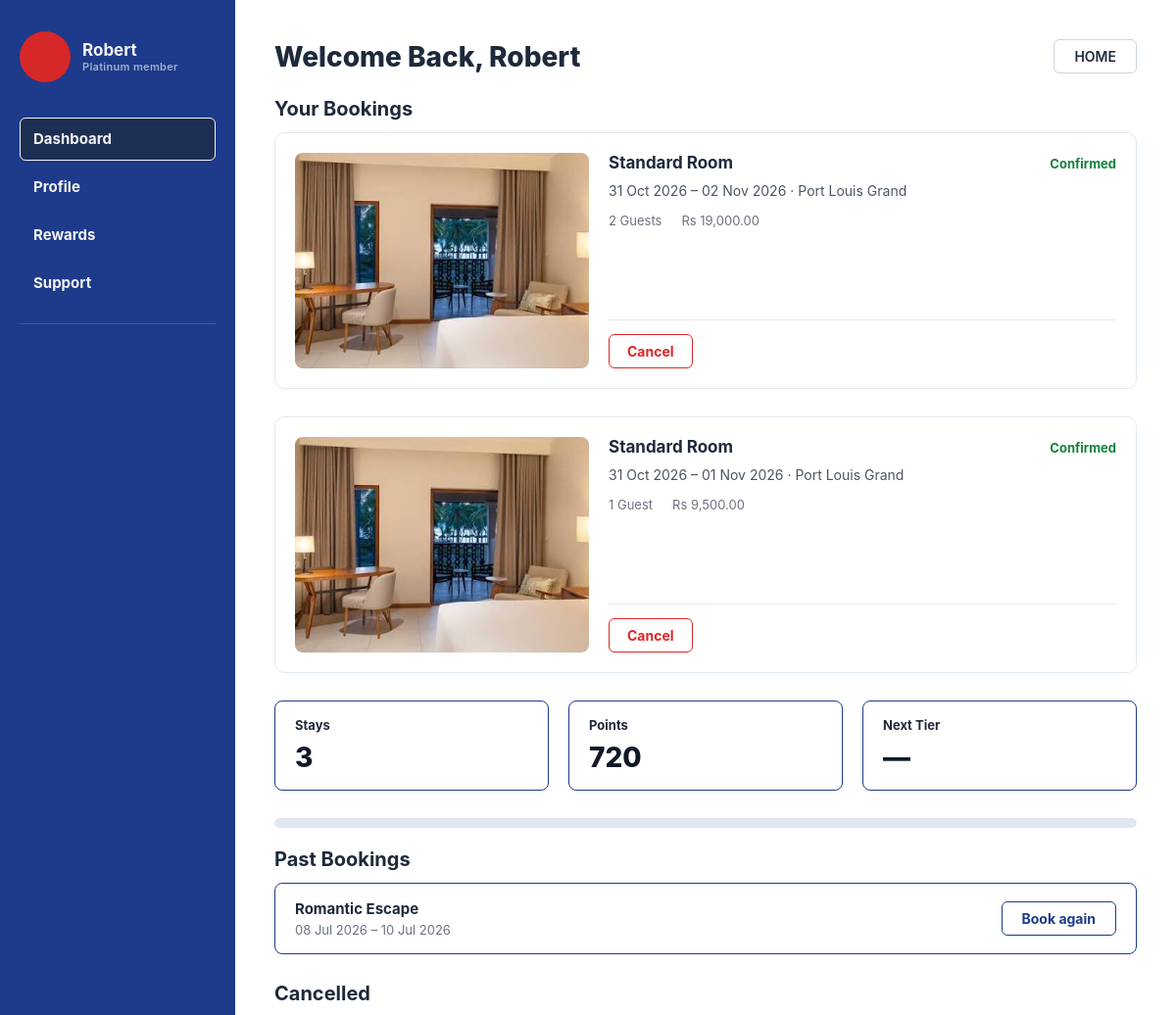
The app's page /customer-dashboard/ (upper part), older data.
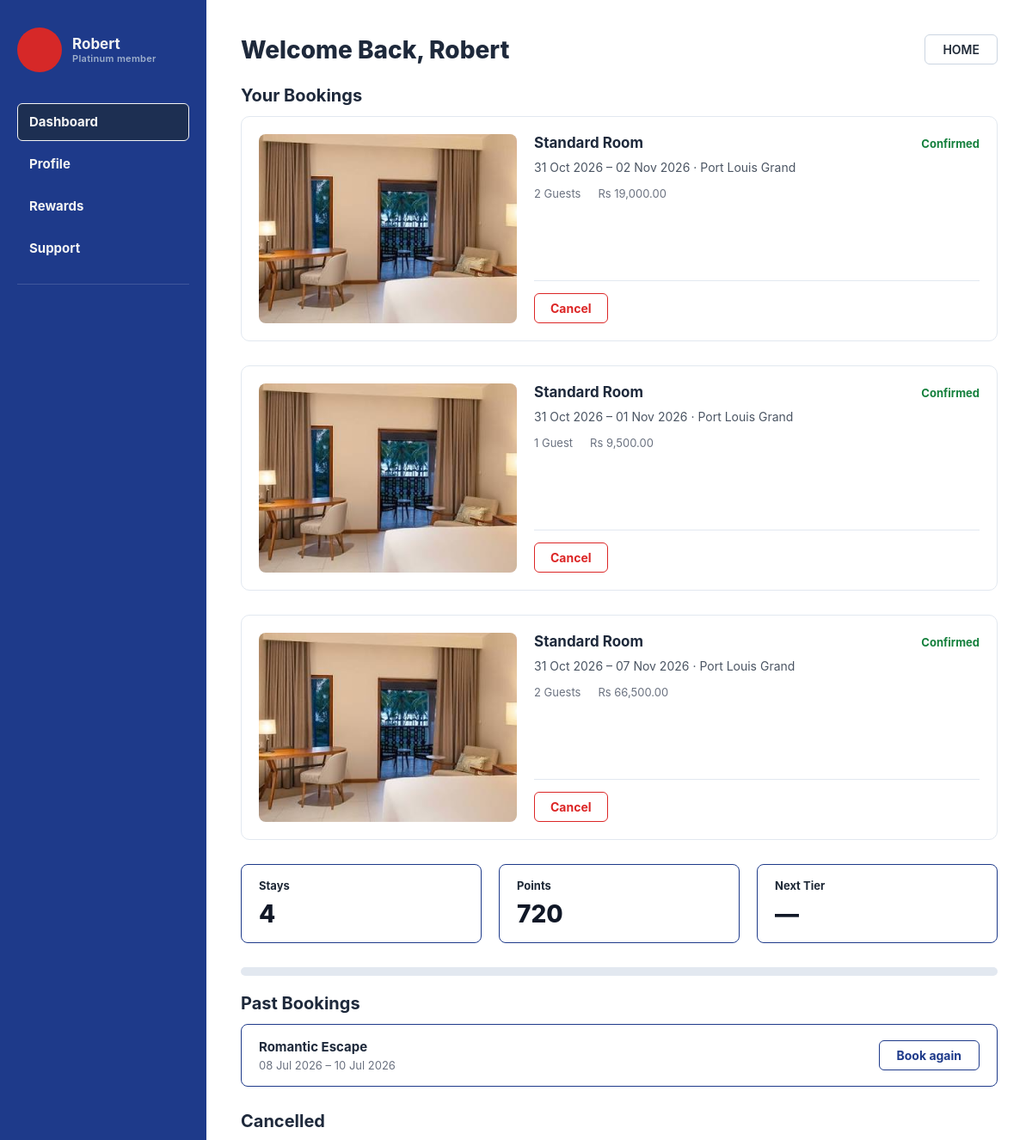
The same page, newer data.
### StarHotel/hotel/models.py (models this page shows, shortened)
class Booking(models.Model):
    TYPE_CHOICES = [
        ('stay', 'Stay'),
        ('event', 'Event'),
        ('activity', 'Activity'),
    ]
    booking_type = models.CharField(max_length=10, choices=TYPE_CHOICES, default='stay')   # <-- NEW
    bk_id = models.AutoField(primary_key=True)
    no_of_guests = models.PositiveIntegerField()
    check_in = models.DateField()
    check_out = models.DateField()
    bk_date = models.DateField(auto_now_add=True)
    bk_status = models.CharField(max_length=20, default='pending')
    estimated_sum = models.DecimalField(max_digits=10, decimal_places=2)
    created_at = models.DateTimeField(auto_now_add=True)
    updated_at = models.DateTimeField(auto_now=True)
    customer = models.ForeignKey(
        Customer,
        on_delete=models.CASCADE,
        related_name='bookings'
    )
    branch = models.ForeignKey(
        Branch,
        on_delete=models.CASCADE,
        related_name='bookings'
    )

class Room(models.Model):
    room_id = models.AutoField(primary_key=True)
    room_number = models.CharField(max_length=10, blank=True, default='')
    room_type = models.CharField(max_length=50)
    room_status = models.CharField(max_length=20, default='available')
    price = models.DecimalField(max_digits=10, decimal_places=2)
    branch = models.ForeignKey(
        Branch,
        on_delete=models.CASCADE,
        related_name='rooms'
    )

class Branch(models.Model):
    branch_id = models.AutoField(primary_key=True)
    branch_name = models.CharField(max_length=100)
    tel_no = models.CharField(max_length=20)
    street = models.CharField(max_length=150)
    city = models.CharField(max_length=100)
    zipcode = models.CharField(max_length=10)
    class Meta:
        verbose_name_plural = "branches"

class Packages(models.Model):
    p_id = models.AutoField(primary_key=True)
    p_name = models.CharField(max_length=100)
    base_price = models.DecimalField(max_digits=10, decimal_places=2)
    is_active = models.BooleanField(default=True)
    valid_from = models.DateField()
    valid_to = models.DateField()
    nights = models.PositiveSmallIntegerField(default=2)
    created_at = models.DateTimeField(auto_now_add=True)
    updated_at = models.DateTimeField(auto_now=True)

### StarHotel/hotel/views.py (the view)
# urls.py: path("customer-dashboard/", views.customer_dashboard, name="customer_dashboard"),
def customer_dashboard(request):
    customer = get_current_customer(request)
    if customer is None:
        return render(request, "hotel/customer_dashboard.html", {"no_customers": True})
    today = date.today()
    bookings = customer.bookings.select_related("branch").prefetch_related(
        "booking_items"
    ).order_by("check_in")
    cards = [_booking_card(b, today) for b in bookings]
    active = [c for c in cards if c["status"] != "cancelled"]
    upcoming = [c for c in active if c["booking"].check_out >= today]
    past = [c for c in active if c["booking"].check_out < today][::-1]
    cancelled = [c for c in cards if c["status"] == "cancelled"]
    points = loyalty_summary(customer, bookings, today)
    context = {
        "customer": customer,
        "upcoming": upcoming,
        "past": past,
        "cancelled": cancelled,
        "stays_count": len(active),
        "points": points["earned"],
        "next_tier": points["next_tier"],
        "to_next": points["to_next"],
        "top_tier": points["top_tier"],
    }
    return render(request, "hotel/customer_dashboard.html", context)

### StarHotel/hotel/views.py (called while the page is built)
def get_current_customer(request):
    if request.user.is_authenticated:
        try:
            return request.user.customer
        except Customer.DoesNotExist:
            pass
    return Customer.objects.select_related("loyalty").first()

### StarHotel/hotel/templates/hotel/customer_dashboard.html (shortened to what the changed rows need)
{% extends "base.html" %}
{% load static %}
{% block content %}
    <div class="layout">
        <div class="dashboard-content">
            <div class="content-header">
                <h1>Welcome Back, {{ customer.first_name|default:customer.username }}</h1>
            </div>
            <h2 class="section-title">Your Bookings</h2>
            {% for c in upcoming %}
            <div class="booking-card">
                <img src="{% static c.image %}" alt="{{ c.title }}" class="booking-image">
                <div class="booking-details">
                    <div class="booking-title-row">
                        <h3>{{ c.title }}</h3>
                        <span class="booking-status st-{{ c.status }}">{{ c.status_label }}</span>
                    </div>
                    <p>
                        {% if c.single_day %}{{ c.booking.check_in|date:"d M Y" }}{% else %}{{ c.booking.check_in|date:"d M Y" }} &ndash; {{ c.booking.check_out|date:"d M Y" }}{% endif %}
                        &middot; {{ c.booking.branch.branch_name }}
                    </p>
                    <div class="booking-meta">
                        <span>{{ c.booking.no_of_guests }} Guest{{ c.booking.no_of_guests|pluralize }}</span>
                        <span>Rs {{ c.booking.estimated_sum|floatformat:"2g" }}</span>
                    </div>
                    {% if c.can_cancel or c.cancel_locked or c.can_checkin %}
                    <div class="booking-actions">
                        {% if c.can_cancel %}
                        <form method="post" action="{% url 'cancel_booking' c.booking.bk_id %}"
                              onsubmit="return confirm('Cancel this booking? This cannot be undone.');">
                            <button type="submit" class="btn-action btn-cancel">Cancel</button>
                        </form>
                        {% elif c.cancel_locked %}
                        <button type="button" class="btn-action btn-cancel-locked" disabled>Cancel</button>
                        <span class="cancel-note">Cancellation closes {{ cancel_window_hours }} hours before check-in.</span>
                        {% endif %}
                    </div>
                    {% endif %}
                </div>
            </div>
            {% empty %}
            <p>You have no upcoming bookings. <a href="{% url 'booking' %}">Make a booking</a></p>
            {% endfor %}
            <div class="stats-row">
                <div class="stat-box">
                    <div class="stat-label">Stays</div>
                    <div class="stat-value">{{ stays_count }}</div>
                </div>
            </div>
            <h2 class="section-title">Past Bookings</h2>
            {% for c in past %}
            <div class="past-booking-row">
                <div>
                    <div class="past-booking-name">{{ c.title }}</div>
                    <div class="past-booking-dates">
                        {% if c.single_day %}{{ c.booking.check_in|date:"d M Y" }}{% else %}{{ c.booking.check_in|date:"d M Y" }} &ndash; {{ c.booking.check_out|date:"d M Y" }}{% endif %}
                    </div>
                </div>
                <a href="{% url 'book_again' c.booking.bk_id %}" class="btn-book-again">Book again</a>
            </div>
            {% empty %}
            <p>No past bookings yet.</p>
            {% endfor %}
            {% if cancelled %}
            <h2 class="section-title cancelled-title">Cancelled</h2>
            {% endif %}
        </div>
    </div>
{% endblock %}

Row changes from the older to the newer data that the page shows:
added Booking: title "Standard Room", status_label "Confirmed", booking.check_in "31 Oct 2026", booking.check_out "07 Nov 2026", booking.branch.branch_name "Port Louis Grand", booking.no_of_guests "2", booking.estimated_sum "66,500.00", shown under "Your Bookings"
Text that changed along with them:
{{ stays_count }}: "3" → "4"
